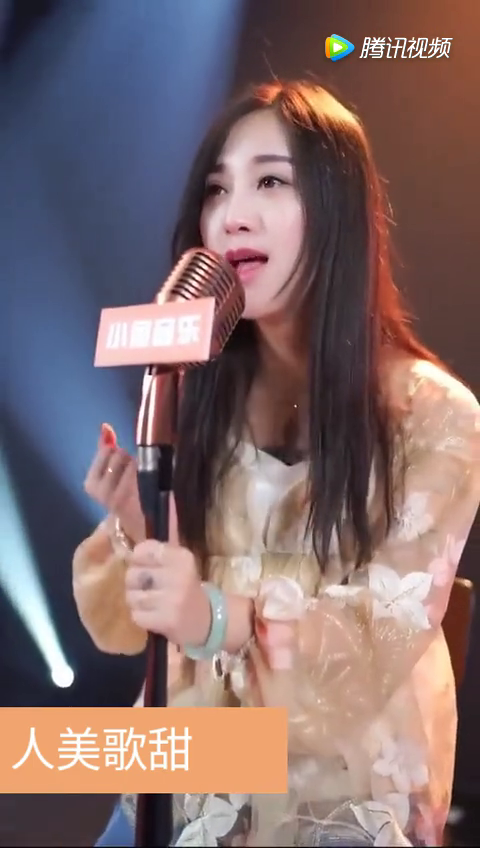
#> input picture frame 29 of module_test/opnecv_test/data_space/s062771ur26.mp4, 480 x 848 px, given in place of the camera
$ python video_read_write.py
#> lines starting #> are read from the running program, lines starting #| are printed output that depends on the picture
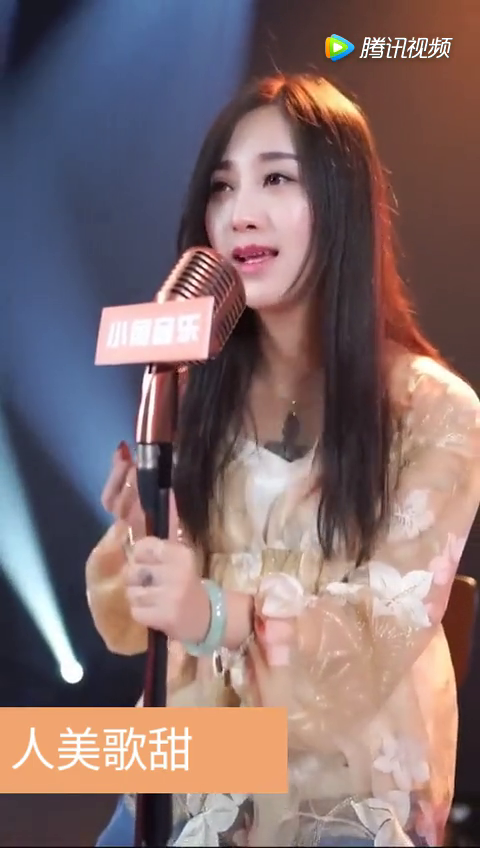
#> input picture frame 32 of module_test/opnecv_test/data_space/s062771ur26.mp4, 480 x 848 px, given in place of the camera
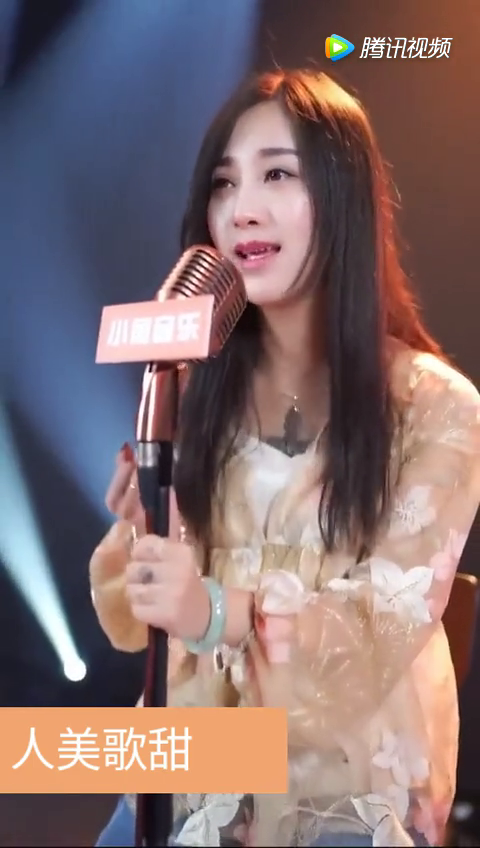
#> input picture frame 33 of module_test/opnecv_test/data_space/s062771ur26.mp4, 480 x 848 px, given in place of the camera
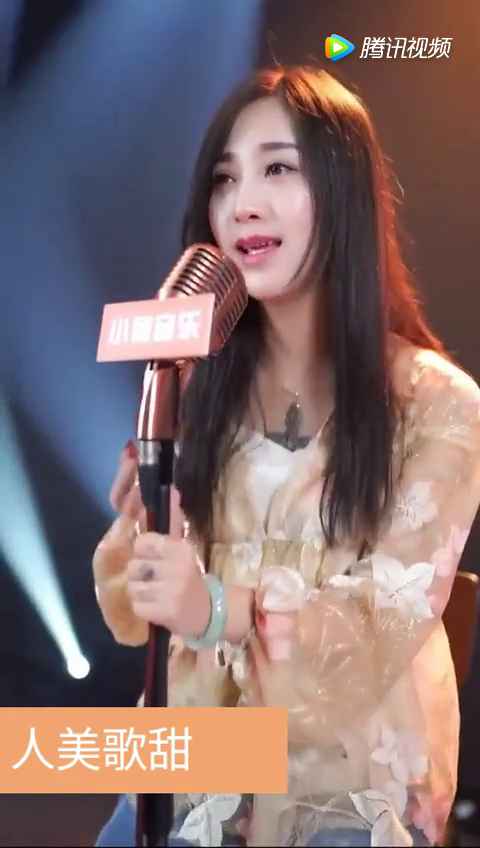
#> input picture frame 34 of module_test/opnecv_test/data_space/s062771ur26.mp4, 480 x 848 px, given in place of the camera
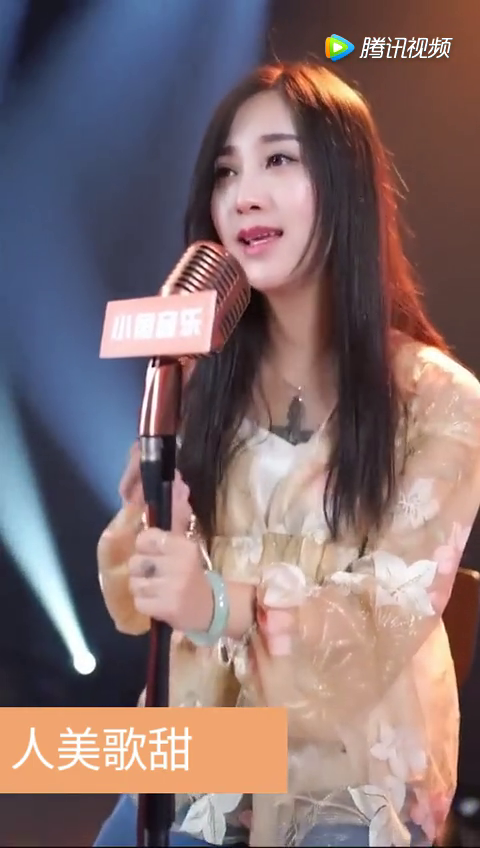
#> input picture frame 36 of module_test/opnecv_test/data_space/s062771ur26.mp4, 480 x 848 px, given in place of the camera
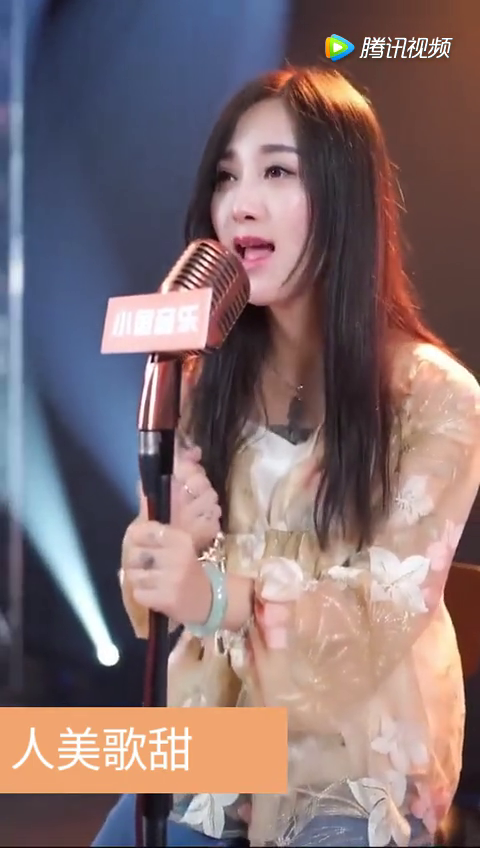
#> input picture frame 46 of module_test/opnecv_test/data_space/s062771ur26.mp4, 480 x 848 px, given in place of the camera
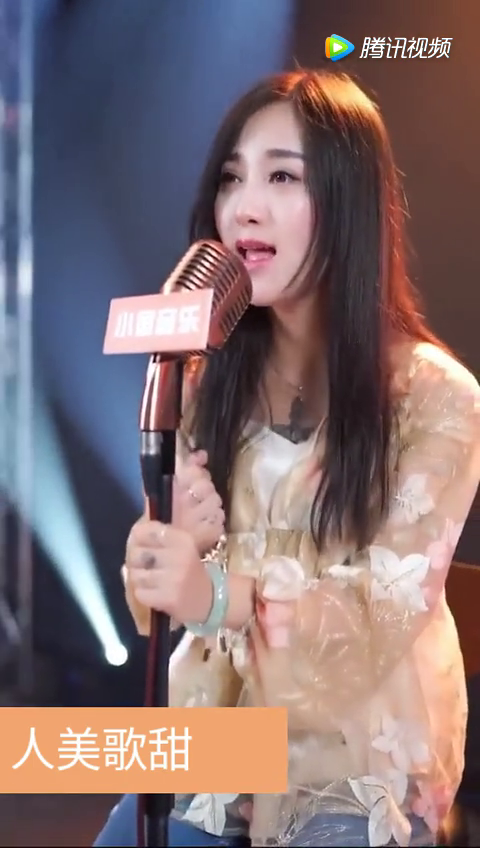
#> input picture frame 49 of module_test/opnecv_test/data_space/s062771ur26.mp4, 480 x 848 px, given in place of the camera
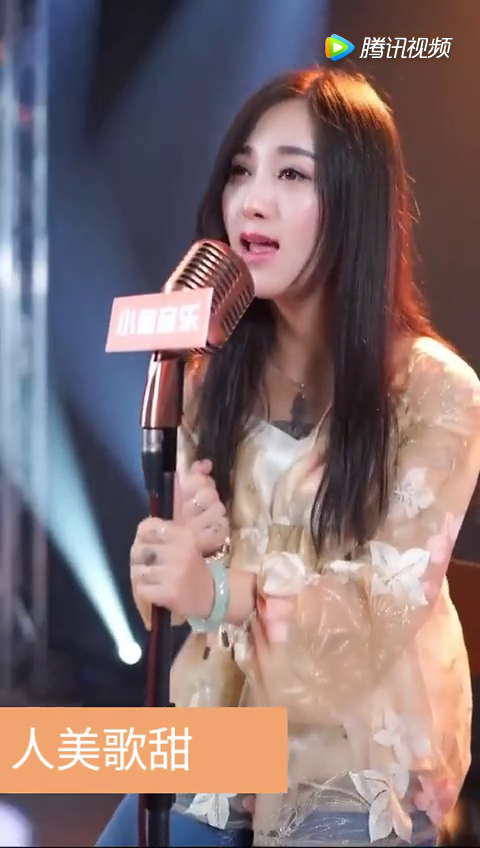
#> input picture frame 54 of module_test/opnecv_test/data_space/s062771ur26.mp4, 480 x 848 px, given in place of the camera
import cv2
import sys

def getVideoInfo(video_path):
    video_capture = cv2.VideoCapture()
    if not video_capture.open(video_path):
        print(sys.stderr, 'Error:cannot open video_file: ' + video_path)
        return
    last_timestamp = video_capture.get(cv2.CAP_PROP_POS_MSEC)
    width = video_capture.get(cv2.CAP_PROP_FRAME_HEIGHT)
    fps = video_capture.get(cv2.CAP_PROP_FPS)
    code_method = video_capture.get(cv2.CAP_PROP_FOURCC)
    num_frames = video_capture.get(cv2.CAP_PROP_FRAME_COUNT)
    print(last_timestamp, " ", width, " ", fps, " ", code_method, " ", num_frames)

def getFrame(video_path):
    video_capture = cv2.VideoCapture()
    if not video_capture.open(video_path):
        print(sys.stderr, 'Error:cannot open video_file: ' + video_path)
        return
    last_ts = -99999
    num_retrieved = 0
    while num_retrieved < 30:
        while video_capture.get(cv2.CAP_PROP_POS_MSEC) < 1000 + last_ts:
            print("CAP:", video_capture.get(cv2.CAP_PROP_POS_MSEC))
            print(num_retrieved)
            if not video_capture.read()[0]:
                return
        last_ts = video_capture.get(cv2.CAP_PROP_POS_MSEC)
        has_frames, frame = video_capture.read()
        if not has_frames:
            break
        yield frame
        num_retrieved += 1

if __name__ == "__main__":
    video_path = "./data_space/s062771ur26.mp4"
    for frame in getFrame(video_path):
        print(type(frame))
        pass
#> pass 2 of the loop `for frame in getFrame(video_path):`:
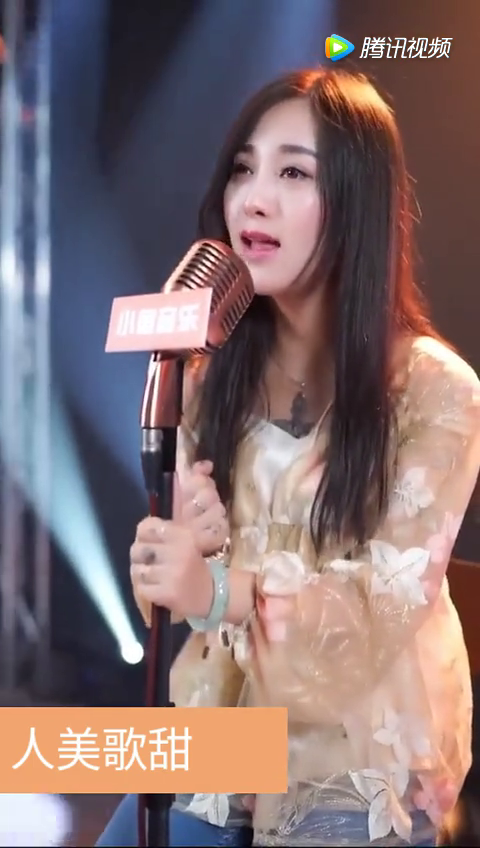
#> input picture frame 55 of module_test/opnecv_test/data_space/s062771ur26.mp4, 480 x 848 px, given in place of the camera
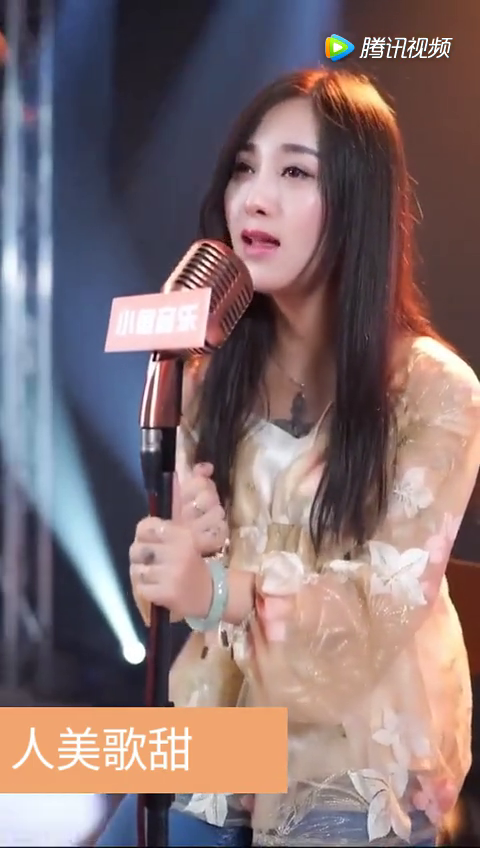
#> input picture frame 56 of module_test/opnecv_test/data_space/s062771ur26.mp4, 480 x 848 px, given in place of the camera
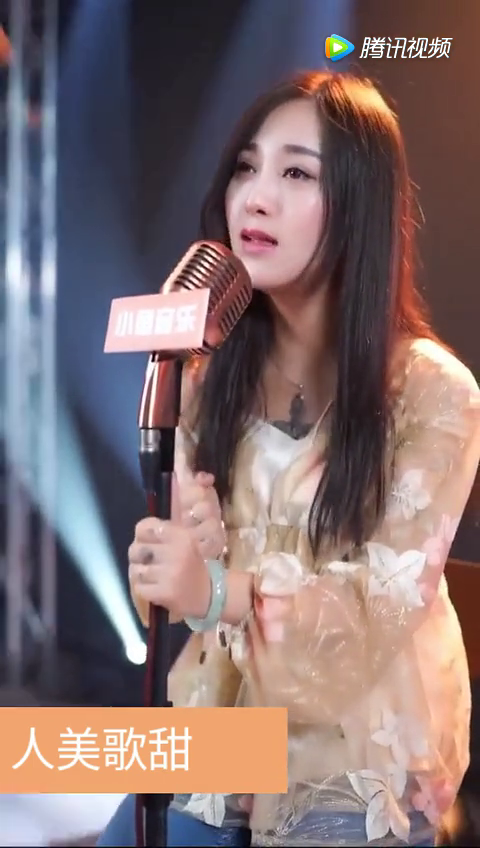
#> input picture frame 58 of module_test/opnecv_test/data_space/s062771ur26.mp4, 480 x 848 px, given in place of the camera

$ run again, starting later in the video
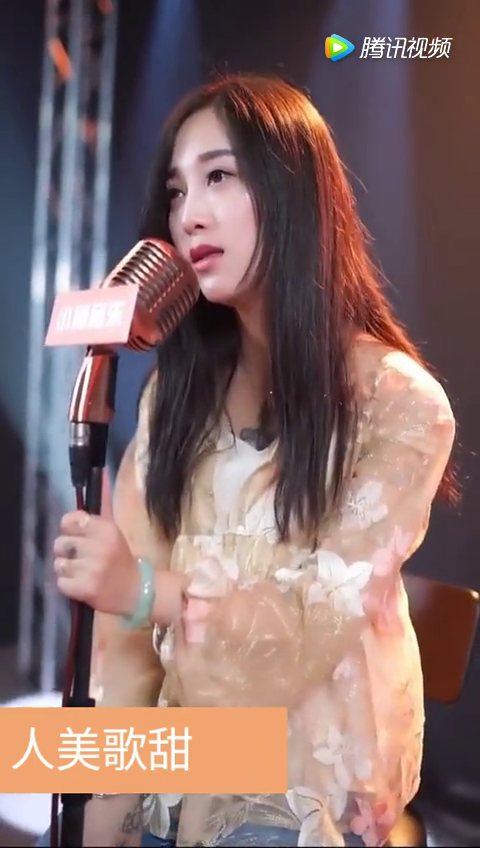
#> input picture frame 132 of module_test/opnecv_test/data_space/s062771ur26.mp4, 480 x 848 px, given in place of the camera
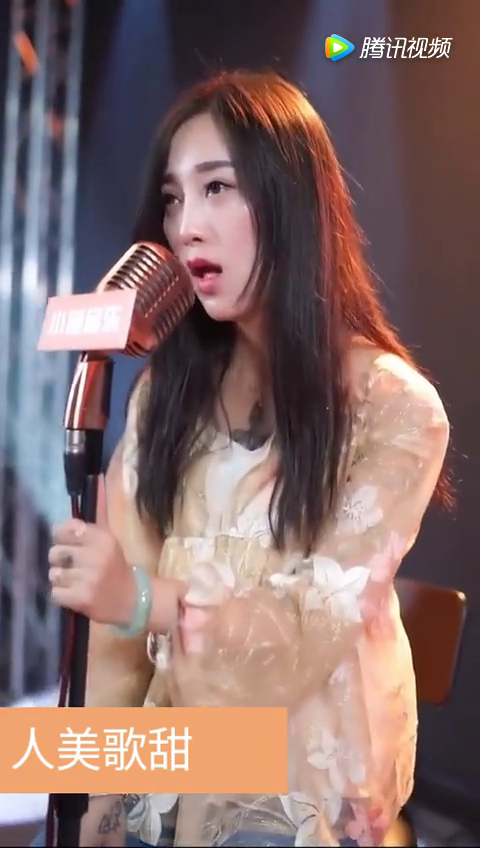
#> input picture frame 145 of module_test/opnecv_test/data_space/s062771ur26.mp4, 480 x 848 px, given in place of the camera
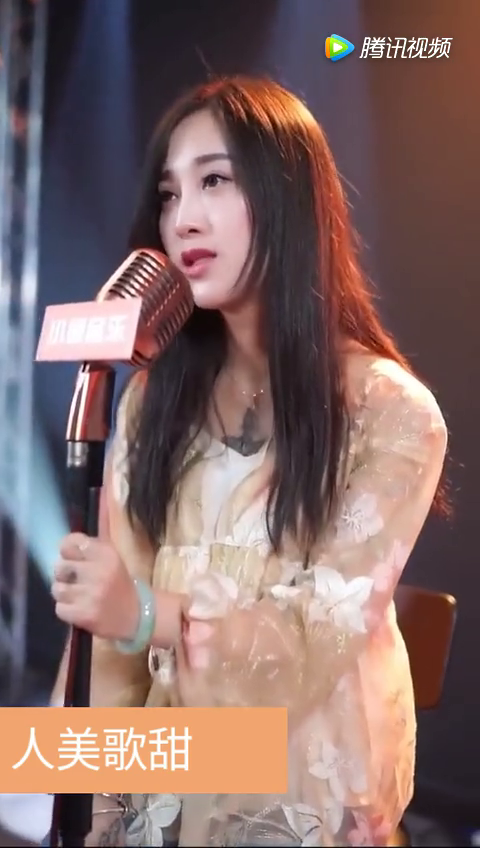
#> input picture frame 157 of module_test/opnecv_test/data_space/s062771ur26.mp4, 480 x 848 px, given in place of the camera

$ run again, starting later in the video
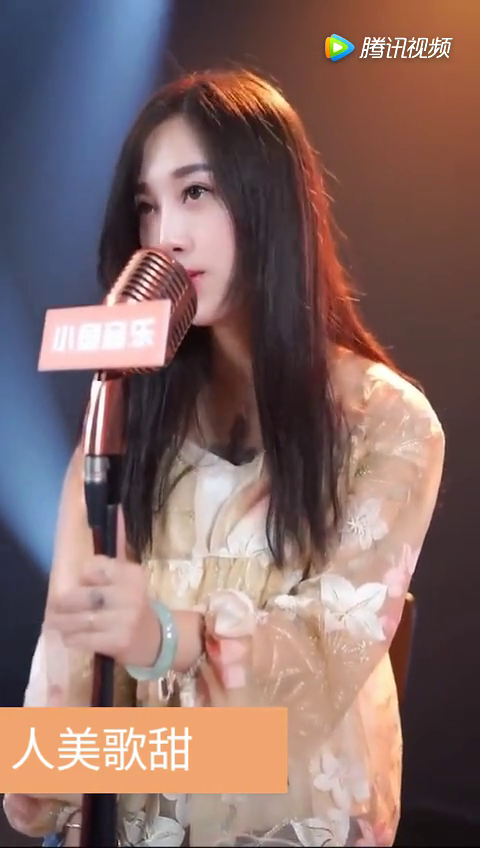
#> input picture frame 235 of module_test/opnecv_test/data_space/s062771ur26.mp4, 480 x 848 px, given in place of the camera
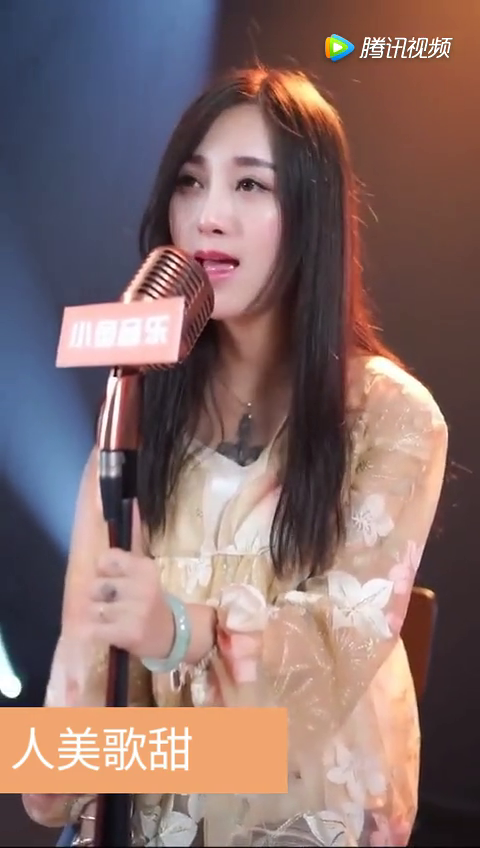
#> input picture frame 260 of module_test/opnecv_test/data_space/s062771ur26.mp4, 480 x 848 px, given in place of the camera
